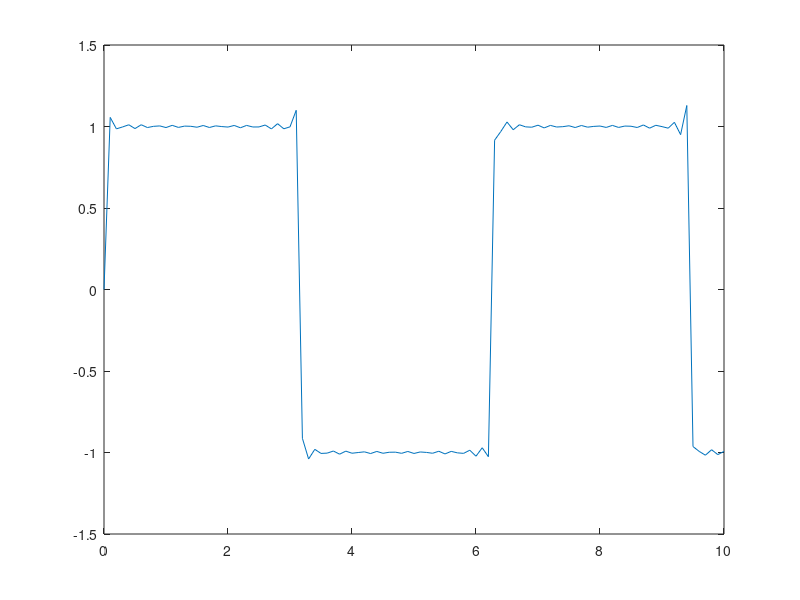

Here is the MATLAB script that generated this plot:
clc; clear all;
t=0:0.1:10;
a=0;
for n=1:100 %ir cambiando de 5 a 7 a 100
    a=a+(2/pi)*[(-(-1)^n+1)/n].*sin(n.*t);
    
end
plot(t,a);